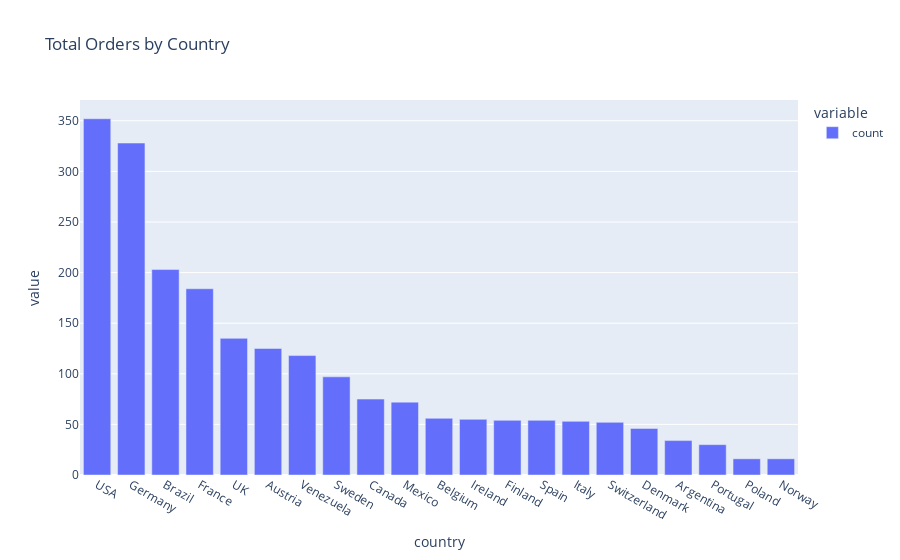

Write notebook code for a chart like this one.
### Code cell
fig =px.bar(df.country.value_counts(), title='Total Orders by Country')
fig.show()

### Figure 1 — Plotly figure (JSON) as saved in the notebook; plotly's stock layout.template omitted (floating-point values rounded to 4 significant figures)
{"data": [{"hovertemplate": "variable=count<br>country=%{x}<br>value=%{y}<extra></extra>", "legendgroup": "count", "marker": {"color": "#636efa", "pattern": {"shape": ""}}, "name": "count", "orientation": "v", "showlegend": true, "textposition": "auto", "type": "bar", "x": ["USA", "Germany", "Brazil", "France", "UK", "Austria", "Venezuela", "Sweden", "Canada", "Mexico", "Belgium", "Ireland", "Finland", "Spain", "Italy", "Switzerland", "Denmark", "Argentina", "Portugal", "Poland", "Norway"], "xaxis": "x", "y": [352, 328, 203, 184, 135, 125, 118, 97, 75, 72, 56, 55, 54, 54, 53, 52, 46, 34, 30, 16, 16], "yaxis": "y"}], "layout": {"barmode": "relative", "legend": {"title": {"text": "variable"}, "tracegroupgap": 0}, "title": {"text": "Total Orders by Country"}, "xaxis": {"anchor": "y", "domain": [0, 1], "title": {"text": "country"}}, "yaxis": {"anchor": "x", "domain": [0, 1], "title": {"text": "value"}}}}
